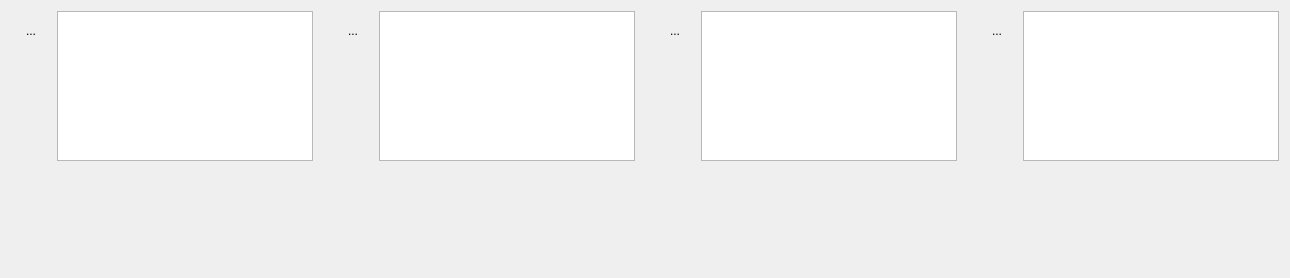
     <widget class="QWidget" name="m_pCustomTransfW" >
      <attribute name="title" >
       <string>Custom transformation lists</string>
      </attribute>
      <layout class="QVBoxLayout" >
       <item>
        <widget class="QWidget" native="1" name="widget" >
         <property name="maximumSize" >
          <size>
           <width>16777215</width>
           <height>150</height>
          </size>
         </property>
         <layout class="QHBoxLayout" >
          <property name="spacing" >
           <number>20</number>
          </property>
          <property name="leftMargin" >
           <number>0</number>
          </property>
          <property name="topMargin" >
           <number>0</number>
          </property>
          <property name="rightMargin" >
           <number>0</number>
          </property>
          <property name="bottomMargin" >
           <number>0</number>
          </property>
          <item>
           <widget class="QWidget" native="1" name="widget_4" >
            <layout class="QHBoxLayout" >
             <property name="leftMargin" >
              <number>0</number>
             </property>
             <property name="topMargin" >
              <number>0</number>
             </property>
             <property name="rightMargin" >
              <number>0</number>
             </property>
             <property name="bottomMargin" >
              <number>0</number>
             </property>
             <item>
              <widget class="QWidget" native="1" name="widget_3" >
               <property name="minimumSize" >
                <size>
                 <width>40</width>
                 <height>0</height>
                </size>
               </property>
               <property name="maximumSize" >
                <size>
                 <width>40</width>
                 <height>16777215</height>
                </size>
               </property>
               <layout class="QVBoxLayout" >
                <property name="spacing" >
                 <number>0</number>
                </property>
                <property name="leftMargin" >
                 <number>0</number>
                </property>
                <property name="topMargin" >
                 <number>0</number>
                </property>
                <property name="rightMargin" >
                 <number>0</number>
                </property>
                <property name="bottomMargin" >
                 <number>0</number>
                </property>
                <item>
                 <widget class="QToolButton" name="m_pCustomTransform1B" >
                  <property name="minimumSize" >
                   <size>
                    <width>40</width>
                    <height>40</height>
                   </size>
                  </property>
                  <property name="maximumSize" >
                   <size>
                    <width>40</width>
                    <height>40</height>
                   </size>
                  </property>
                  <property name="focusPolicy" >
                   <enum>Qt::NoFocus</enum>
                  </property>
                  <property name="text" >
                   <string>...</string>
                  </property>
                  <property name="icon" >
                   <iconset resource="Mp3Diags.qrc" >:/images/transform1.svg</iconset>
                  </property>
                  <property name="iconSize" >
                   <size>
                    <width>36</width>
                    <height>36</height>
                   </size>
                  </property>
                  <property name="checkable" >
                   <bool>true</bool>
                  </property>
                  <property name="autoRaise" >
                   <bool>true</bool>
                  </property>
                 </widget>
                </item>
                <item>
                 <spacer>
                  <property name="orientation" >
                   <enum>Qt::Vertical</enum>
                  </property>
                  <property name="sizeHint" >
                   <size>
                    <width>20</width>
                    <height>40</height>
                   </size>
                  </property>
                 </spacer>
                </item>
               </layout>
              </widget>
             </item>
             <item>
              <widget class="QTextEdit" name="m_pCustomTransform1T" >
               <property name="tabChangesFocus" >
                <bool>true</bool>
               </property>
               <property name="readOnly" >
                <bool>true</bool>
               </property>
              </widget>
             </item>
            </layout>
           </widget>
          </item>
          <item>
           <widget class="QWidget" native="1" name="widget_5" >
            <layout class="QHBoxLayout" >
             <property name="leftMargin" >
              <number>0</number>
             </property>
             <property name="topMargin" >
              <number>0</number>
             </property>
             <property name="rightMargin" >
              <number>0</number>
             </property>
             <property name="bottomMargin" >
              <number>0</number>
             </property>
             <item>
              <widget class="QWidget" native="1" name="widget_6" >
               <property name="minimumSize" >
                <size>
                 <width>40</width>
                 <height>0</height>
                </size>
               </property>
               <property name="maximumSize" >
                <size>
                 <width>40</width>
                 <height>16777215</height>
                </size>
               </property>
               <layout class="QVBoxLayout" >
                <property name="spacing" >
                 <number>0</number>
                </property>
                <property name="leftMargin" >
                 <number>0</number>
                </property>
                <property name="topMargin" >
                 <number>0</number>
                </property>
                <property name="rightMargin" >
                 <number>0</number>
                </property>
                <property name="bottomMargin" >
                 <number>0</number>
                </property>
                <item>
                 <widget class="QToolButton" name="m_pCustomTransform2B" >
                  <property name="minimumSize" >
                   <size>
                    <width>40</width>
                    <height>40</height>
                   </size>
                  </property>
                  <property name="maximumSize" >
                   <size>
                    <width>40</width>
                    <height>40</height>
                   </size>
                  </property>
                  <property name="focusPolicy" >
                   <enum>Qt::NoFocus</enum>
                  </property>
                  <property name="text" >
                   <string>...</string>
                  </property>
                  <property name="icon" >
                   <iconset resource="Mp3Diags.qrc" >:/images/transform2.svg</iconset>
                  </property>
                  <property name="iconSize" >
                   <size>
                    <width>36</width>
                    <height>36</height>
                   </size>
                  </property>
                  <property name="checkable" >
                   <bool>true</bool>
                  </property>
                  <property name="autoRaise" >
                   <bool>true</bool>
                  </property>
                 </widget>
                </item>
                <item>
                 <spacer>
                  <property name="orientation" >
                   <enum>Qt::Vertical</enum>
                  </property>
                  <property name="sizeHint" >
                   <size>
                    <width>20</width>
                    <height>40</height>
                   </size>
                  </property>
                 </spacer>
                </item>
               </layout>
              </widget>
             </item>
             <item>
              <widget class="QTextEdit" name="m_pCustomTransform2T" >
               <property name="tabChangesFocus" >
                <bool>true</bool>
               </property>
               <property name="readOnly" >
                <bool>true</bool>
               </property>
              </widget>
             </item>
            </layout>
           </widget>
          </item>
          <item>
           <widget class="QWidget" native="1" name="widget_7" >
            <layout class="QHBoxLayout" >
             <property name="leftMargin" >
              <number>0</number>
             </property>
             <property name="topMargin" >
              <number>0</number>
             </property>
             <property name="rightMargin" >
              <number>0</number>
             </property>
             <property name="bottomMargin" >
              <number>0</number>
             </property>
             <item>
              <widget class="QWidget" native="1" name="widget_8" >
               <property name="minimumSize" >
                <size>
                 <width>40</width>
                 <height>0</height>
                </size>
               </property>
               <property name="maximumSize" >
                <size>
                 <width>40</width>
                 <height>16777215</height>
                </size>
               </property>
               <layout class="QVBoxLayout" >
                <property name="spacing" >
                 <number>0</number>
                </property>
                <property name="leftMargin" >
                 <number>0</number>
                </property>
                <property name="topMargin" >
                 <number>0</number>
                </property>
                <property name="rightMargin" >
                 <number>0</number>
                </property>
                <property name="bottomMargin" >
                 <number>0</number>
                </property>
                <item>
                 <widget class="QToolButton" name="m_pCustomTransform3B" >
                  <property name="minimumSize" >
                   <size>
                    <width>40</width>
                    <height>40</height>
                   </size>
                  </property>
                  <property name="maximumSize" >
                   <size>
                    <width>40</width>
                    <height>40</height>
                   </size>
                  </property>
                  <property name="focusPolicy" >
                   <enum>Qt::NoFocus</enum>
                  </property>
                  <property name="text" >
                   <string>...</string>
                  </property>
                  <property name="icon" >
                   <iconset resource="Mp3Diags.qrc" >:/images/transform3.svg</iconset>
                  </property>
                  <property name="iconSize" >
                   <size>
                    <width>36</width>
                    <height>36</height>
                   </size>
                  </property>
                  <property name="checkable" >
                   <bool>true</bool>
                  </property>
                  <property name="autoRaise" >
                   <bool>true</bool>
                  </property>
                 </widget>
                </item>
                <item>
                 <spacer>
                  <property name="orientation" >
                   <enum>Qt::Vertical</enum>
                  </property>
                  <property name="sizeHint" >
                   <size>
                    <width>20</width>
                    <height>40</height>
                   </size>
                  </property>
                 </spacer>
                </item>
               </layout>
              </widget>
             </item>
             <item>
              <widget class="QTextEdit" name="m_pCustomTransform3T" >
               <property name="tabChangesFocus" >
                <bool>true</bool>
               </property>
               <property name="readOnly" >
                <bool>true</bool>
               </property>
              </widget>
             </item>
            </layout>
           </widget>
          </item>
          <item>
           <widget class="QWidget" native="1" name="widget_19" >
            <layout class="QHBoxLayout" >
             <property name="leftMargin" >
              <number>0</number>
             </property>
             <property name="topMargin" >
              <number>0</number>
             </property>
             <property name="rightMargin" >
              <number>0</number>
             </property>
             <property name="bottomMargin" >
              <number>0</number>
             </property>
             <item>
              <widget class="QWidget" native="1" name="widget_21" >
               <property name="minimumSize" >
                <size>
                 <width>40</width>
                 <height>0</height>
                </size>
               </property>
               <property name="maximumSize" >
                <size>
                 <width>40</width>
                 <height>16777215</height>
                </size>
               </property>
               <layout class="QVBoxLayout" >
                <property name="spacing" >
                 <number>0</number>
                </property>
                <property name="leftMargin" >
                 <number>0</number>
                </property>
                <property name="topMargin" >
                 <number>0</number>
                </property>
                <property name="rightMargin" >
                 <number>0</number>
                </property>
                <property name="bottomMargin" >
                 <number>0</number>
                </property>
                <item>
                 <widget class="QToolButton" name="m_pCustomTransform4B" >
                  <property name="minimumSize" >
                   <size>
                    <width>40</width>
                    <height>40</height>
                   </size>
                  </property>
                  <property name="maximumSize" >
                   <size>
                    <width>40</width>
                    <height>40</height>
                   </size>
                  </property>
                  <property name="focusPolicy" >
                   <enum>Qt::NoFocus</enum>
                  </property>
                  <property name="text" >
                   <string>...</string>
                  </property>
                  <property name="icon" >
                   <iconset resource="Mp3Diags.qrc" >:/images/transform4.svg</iconset>
                  </property>
                  <property name="iconSize" >
                   <size>
                    <width>36</width>
                    <height>36</height>
                   </size>
                  </property>
                  <property name="checkable" >
                   <bool>true</bool>
                  </property>
                  <property name="autoRaise" >
                   <bool>true</bool>
                  </property>
                 </widget>
                </item>
                <item>
                 <spacer>
                  <property name="orientation" >
                   <enum>Qt::Vertical</enum>
                  </property>
                  <property name="sizeHint" >
                   <size>
                    <width>20</width>
                    <height>40</height>
                   </size>
                  </property>
                 </spacer>
                </item>
               </layout>
              </widget>
             </item>
             <item>
              <widget class="QTextEdit" name="m_pCustomTransform4T" >
               <property name="tabChangesFocus" >
                <bool>true</bool>
               </property>
               <property name="readOnly" >
                <bool>true</bool>
               </property>
              </widget>
             </item>
            </layout>
           </widget>
          </item>
         </layout>
        </widget>
       </item>
       <item>
        <widget class="QWidget" native="1" name="m_pTransfListHldr" >
         <property name="sizePolicy" >
          <sizepolicy vsizetype="Expanding" hsizetype="Preferred" >
           <horstretch>0</horstretch>
           <verstretch>0</verstretch>
          </sizepolicy>
         </property>
         <property name="minimumSize" >
          <size>
           <width>0</width>
           <height>100</height>
          </size>
         </property>
        </widget>
       </item>
      </layout>
     </widget>
